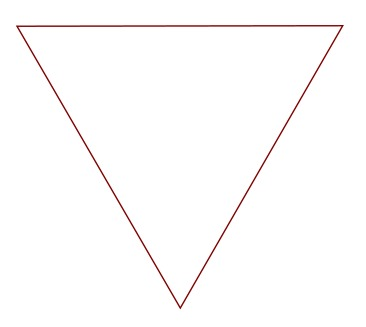
#> input picture assets/image1.jpeg, 366 x 327 px, given in place of the camera
$ python processo-webcam.py
#> lines starting #> are read from the running program, lines starting #| are printed output that depends on the picture; after the words box and inside, x2 and y2 are one past the last pixel; in counts of white or black regions, pixels touching at a corner belong together
import numpy as np
import cv2

# VideoCapture(id da cam ou caminho do vídeo)
cap = cv2.VideoCapture(0)  # Acessa a webcam
while True:
    # .read() lê a webcam retornando um frame e um boolean que indica se teve sucesso ou não na requisição da webcam
    (x, frame) = cap.read()
#> frame is the input picture: shape (327, 366, 3); mean B, G, R 251.9, 252, 253

    # Se for false sai do while
    if not x:
        break

    # Redimensiona o frame pela metade utilizando a técnica slicing
    frame = frame[::2, ::2]
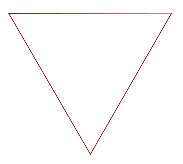
#> frame: shape (164, 183, 3); mean B, G, R 252, 252, 253.1

    # Converte para um frame em tons de cinza
    frame_pb = cv2.cvtColor(frame, cv2.COLOR_BGR2GRAY)  # cv2.cvtColor(<imagem>, <Tipo a converter>)

    # Suaviza ou borra o frame e tira o ruído dele. Aumenta a precisão das bordas     Sempre ímpares
    frame_sv = cv2.GaussianBlur(frame_pb, (3, 3),
                                0)  # cv2.GaussianBlur(<imagem>, (<largura>, <altura>), <qtd de desvios no eixo X e Y>)
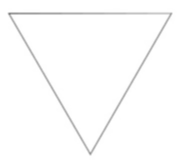
#> frame_sv: shape (164, 183); min 132, max 255, mean 252.3

    # Binariza o frame fazendo um cálculo das intensidades dos frames, onde pixels proximos de 0 se tornam 0 e os pixels proximos ao 255 ficam 255
    (T, frame_bin1) = cv2.threshold(frame_sv, 160, 255, cv2.THRESH_BINARY)  # cv2.threshold(<imagem>, <valor de intensidade, nesse caso 160>, <valor máximo>, <Tipo>) retorna o frame binarizado e um retVal
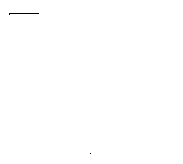
#> frame_bin1: shape (164, 183); 99.9% white; black in thin lines or dots, all inside (x1, y1, x2, y2) = (9, 13, 91, 154)
    (T, frame_bin2) = cv2.threshold(frame_sv, 160, 255, cv2.THRESH_BINARY_INV)  # Inverso

    # Detecar bordas no frame usando a função Canny
    bordas = cv2.Canny(frame_bin1, 100, 300)  # cv2.Canny(<imagem>, <limiar 1>, <limiar2>) => Se x > limiar 2 = borda; se x < limiar 1 = não borda; Se  20 < x < 120 = depende
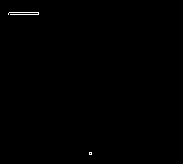
#> bordas: shape (164, 183); 0.23% white in thin lines or dots, all inside (x1, y1, x2, y2) = (8, 12, 92, 155)

    # Cria uma pilha vertical contendo pilhas horizontais, tudo isso para mostrar todas as alterações de uma vez
    pilha = np.vstack([
        np.hstack([frame_pb, frame_sv]),
        np.hstack([frame_bin1, bordas])
    ])
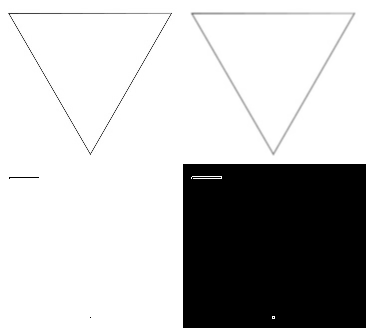
#> pilha: shape (328, 366); min 0, max 255, mean 190

    #Aplica a função goodFeaturesToTrack
#> (the run stopped early here; a loop or call above may not have finished)

$ run again, on assets/image2.jpeg
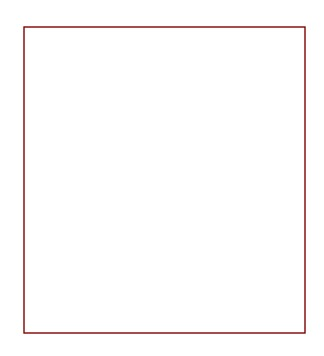
#> input picture assets/image2.jpeg, 324 x 356 px, given in place of the camera
#> frame is the input picture: shape (356, 324, 3); mean B, G, R 251.3, 251.3, 252.8
#> frame: shape (178, 162, 3)
#> `frame_sv = cv2.GaussianBlur(frame_pb, (3, 3), 0)`:
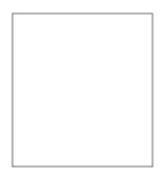
#> frame_sv: shape (178, 162); min 161, max 255, mean 251.8
#> frame_bin1: shape (178, 162); every value is 255
#> frame_bin2: shape (178, 162); every value is 0
#> `pilha = np.vstack([ np.hstack([frame_pb, frame_sv]), np.hstack([frame_..`:
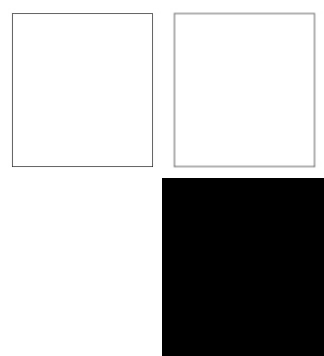
#> pilha: shape (356, 324); min 0, max 255, mean 189.6

$ run again, on assets/image3.jpeg
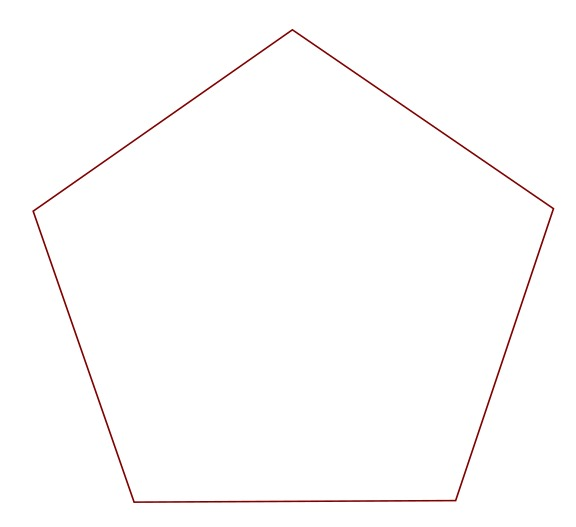
#> input picture assets/image3.jpeg, 576 x 527 px, given in place of the camera
#> frame is the input picture: shape (527, 576, 3); mean B, G, R 252.8, 252.8, 253.6
#> frame: shape (264, 288, 3)
#> frame_bin1: shape (264, 288); 99.8% white; black in thin lines or dots, all inside (x1, y1, x2, y2) = (17, 15, 277, 252)
#> `bordas = cv2.Canny(frame_bin1, 100, 300)`:
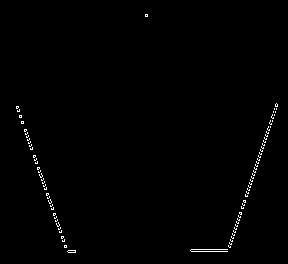
#> bordas: shape (264, 288); 0.73% white in thin lines or dots, all inside (x1, y1, x2, y2) = (16, 14, 278, 253)
#> `pilha = np.vstack([ np.hstack([frame_pb, frame_sv]), np.hstack([frame_..`:
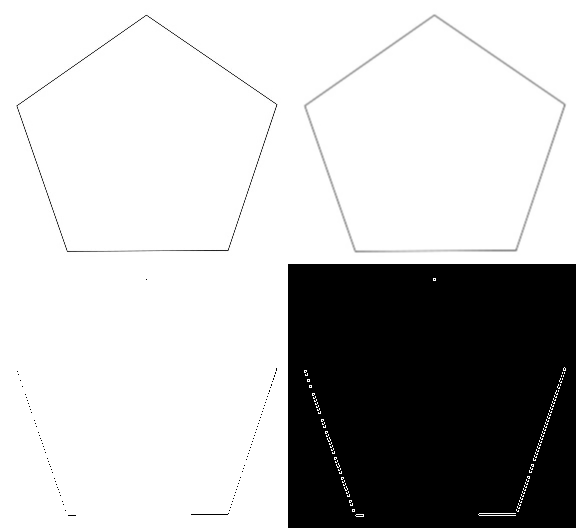
#> pilha: shape (528, 576); min 0, max 255, mean 190.6

$ run again, on assets/image4.jpeg
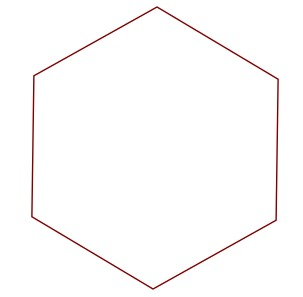
#> input picture assets/image4.jpeg, 303 x 297 px, given in place of the camera
#> frame is the input picture: shape (297, 303, 3); mean B, G, R 251.5, 251.5, 252.8
#> frame: shape (149, 152, 3)
#> frame_bin1: shape (149, 152); 99.8% white; black in thin lines or dots, all inside (x1, y1, x2, y2) = (16, 75, 139, 110)
#> `bordas = cv2.Canny(frame_bin1, 100, 300)`:
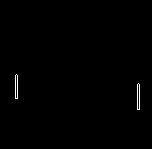
#> bordas: shape (149, 152); 0.46% white in thin lines or dots, all inside (x1, y1, x2, y2) = (15, 74, 140, 110)
#> `pilha = np.vstack([ np.hstack([frame_pb, frame_sv]), np.hstack([frame_..`:
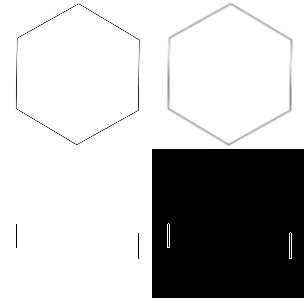
#> pilha: shape (298, 304); min 0, max 255, mean 189.9
